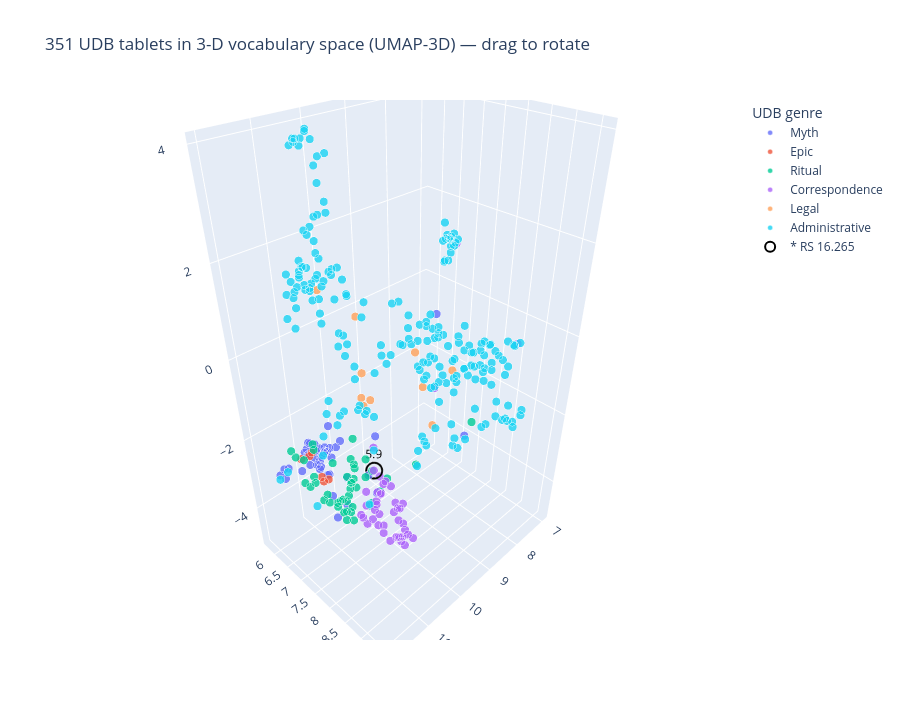

Source (notebook cell):
### Markdown cell above
## The same map, but on the UDB genres

The map above colours CUC tablets by the **coarse KTU-chapter heuristic** (chapter 1 = literary, 2 = letter, 3 = legal). The **Ugaritic Data Bank** instead ships a genre *chosen by editors* for each tablet — `Administrative`, `Ritual`, `Correspondence`, `Myth`, `Legal`, `Epic`, … — over a corpus ~5× larger than CUC.

If you built the local UDB parquet (`workshop_tools/build_udb_parquet`, from your own PDF), the next cell projects the UDB tablets the same way — TF-IDF → UMAP, now in **3-D** (drag to rotate) — but colours by UDB's own genre. Watch whether the big `Administrative` mass (which the KTU heuristic can't even name) separates from the literary genres, and whether `Correspondence` forms one tight ball like CUC's letters. Hover shows each tablet's KTU id and the coarse `ktu_genre` for comparison.

> If you skipped the UDB build, the cell prints a one-line note and the rest of the notebook is unaffected.

### Code cell
# === The same map on the UDB corpus — coloured by UDB's *own* genre ===
# Needs the local UDB parquet (built from your own PDF):
#     python -m workshop_tools.build_udb_parquet
from data.udb_loader import udb_available, udb_tablet_corpus
import plotly.express as px

# ✍️ Spotlight one tablet — change this and re-run THIS cell.
# Refer to a tablet by KTU number, excavation (RS) number, or part of its title:
#   "RS 16.265"   "KTU 1.96"   "Baal"   "letter"
HIGHLIGHT = "RS 16.265"   # = KTU 5.9: a "letter" that is really a scribal exercise — see the §3 note

if not udb_available():
    print("UDB parquet not built — skipping the UDB map.\n"
          "Build it from your own PDF:  python -m workshop_tools.build_udb_parquet")
else:
    udb = udb_tablet_corpus("00")                       # one row per tablet, edition "00"
    udb = udb[(udb["genre"].notna()) & (udb["n_tokens"] >= 30)].reset_index(drop=True)
    docs_u = [" ".join(toks) for toks in udb["tokens"]]
    Xu = TfidfVectorizer(token_pattern=r"[^\s]+").fit_transform(docs_u)
    print(f"{Xu.shape[0]} UDB tablets in a {Xu.shape[1]}-word space; "
          f"{udb['genre'].nunique()} curated genres")

    try:
        import umap
        xyu = umap.UMAP(n_components=3, n_neighbors=15, min_dist=0.25,
                        metric="cosine", random_state=42).fit_transform(Xu.toarray())
        METHOD_U = "UMAP-3D"
    except Exception as e:
        from sklearn.decomposition import PCA
        xyu = PCA(n_components=3, random_state=42).fit_transform(Xu.toarray())
        METHOD_U = f"PCA-3D ({type(e).__name__})"

    df_u = udb_frame(udb, x=xyu[:, 0], y=xyu[:, 1], z=xyu[:, 2])
    fig = px.scatter_3d(df_u, x="x", y="y", z="z", color="genre",
                        title=f"{len(udb)} UDB tablets in 3-D vocabulary space "
                              f"({METHOD_U}) — drag to rotate",
                        **hover_config(z=True))
    fig.update_traces(marker=dict(size=5, opacity=0.8, line=dict(width=0.4, color="white")))
    fig.update_layout(height=720, legend_title_text="UDB genre",
                      scene=dict(xaxis_title="", yaxis_title="", zaxis_title=""))
    spotlight(fig, df_u, HIGHLIGHT, coords=("x", "y", "z"))
    fig.show()

### Figure 1 — Plotly figure (JSON) as saved in the notebook; plotly's stock layout.template omitted (floating-point values rounded to 4 significant figures; data arrays with more than 128 entries replaced by an {"elided": "..."} marker saying what was removed)
{"data": [{"customdata": {"elided": "41x5 mixed values"}, "hovertemplate": "<b>%{hovertext}</b><br><br>Genre=%{customdata[1]}<br>Title=%{customdata[0]}<br>KTU genre=%{customdata[2]}<br>Words=%{customdata[3]}<br>Text=%{customdata[4]}<extra></extra>", "hovertext": ["UDB 1.1 = KTU 1.1", "UDB 1.2 = KTU 1.2", "UDB 1.3 = KTU 1.3", "UDB 1.4 = KTU 1.4", "UDB 1.5 = KTU 1.5", "UDB 1.6 = KTU 1.6", "UDB 1.7 = KTU 1.7", "UDB 1.8 = KTU 1.8", "UDB 1.9 = KTU 1.9", "UDB 1.10 = KTU 1.10", "UDB 1.11 = KTU 1.11", "UDB 1.12 = KTU 1.12", "UDB 1.13 = KTU 1.13", "UDB 1.20 = KTU 1.20", "UDB 1.21 = KTU 1.21", "UDB 1.22 = KTU 1.22", "UDB 1.23 = KTU 1.23", "UDB 1.24 = KTU 1.24", "UDB 1.73 = KTU 1.73", "UDB 1.79 = KTU 1.79", "UDB 1.82 = KTU 1.82", "UDB 1.83 = KTU 1.83", "UDB 1.86 = KTU 1.86", "UDB 1.92 = KTU 1.92", "UDB 1.93 = KTU 1.93", "UDB 1.94 = KTU 1.94", "UDB 1.96 = KTU 1.96", "UDB 1.101 = KTU 1.101", "UDB 1.108 = KTU 1.108", "UDB 1.114 = KTU 1.114", "UDB 1.117 = KTU 1.117", "UDB 1.133 = KTU 1.133", "UDB 1.147 = KTU 1.147", "UDB 1.151 = KTU 1.151", "UDB 1.157 = KTU 1.157", "UDB 1.162 = KTU 1.175", "UDB 1.166 = KTU 1.166", "UDB 1.168 = KTU 1.172", "UDB 1.170 = KTU 1.169", "UDB 1.171 = KTU 1.176", "UDB 1.172 = KTU 1.163"], "legendgroup": "Myth", "marker": {"color": "#636efa", "line": {"color": "white", "width": 0.4}, "opacity": 0.8, "size": 5, "symbol": "circle"}, "mode": "markers", "name": "Myth", "scene": "scene", "showlegend": true, "type": "scatter3d", "x": [10.97, 10.86, 10.78, 11.04, 10.97, 11.03, 10.4, 10.59, 10.95, 10.5, 10.52, 10.65, 10.48, 11.47, 11.58, 11.67, 11.08, 10.87, 10.91, 8.5, 10.71, 10.89, 10.08, 10.28, 10.33, 11.14, 10.81, 10.74, 11.05, 11.6, 11.38, 10.85, 10.75, 11.42, 11.41, 10.71, 10.76, 11.58, 11.17, 11.37, 9.129], "y": [6.482, 6.167, 6.372, 6.442, 6.056, 6.163, 6.075, 6.569, 6.062, 6.012, 6.266, 6.234, 6.058, 5.795, 5.992, 5.937, 6.594, 6.565, 8.216, 7.488, 5.885, 6.417, 7.281, 6.311, 5.989, 7.009, 7.167, 6.011, 6.621, 6.196, 6.632, 5.967, 6.14, 7.444, 6.593, 7.745, 7.032, 7.773, 6.301, 6.345, 8.898], "z": [-2.931, -2.544, -2.716, -2.845, -2.841, -3.045, -3.004, -2.543, -2.512, -3.084, -3.096, -2.723, -3.086, -3.132, -3.204, -3.081, -2.842, -3.181, -2.497, 0.2869, -3.237, -2.729, -2.109, -2.725, -2.453, -2.67, -2.881, -2.916, -2.255, -2.746, -2.058, -2.661, -3.125, -2.781, -2.158, -2.486, -3.866, -3.03, -2.594, -2.877, -1.685]}, {"customdata": [["Keret Legend First Tablet", "Epic", "epic", 1067, "[l k]<mark>r</mark>t … [ … ] [..."], ["Keret Legend Second Tablet", "Epic", "epic", 433, "… <mark>rġb</mark> . <mark>yd<..."], ["Kirta Legend", "Epic", "epic", 919, "<mark>l</mark> <mark>k</mark>r..."], ["Aqhat Legend First Tablet", "Epic", "epic", 979, "… [dnil . mt . rp]<mark>i</mar..."], ["Aqhat Legend", "Epic", "epic", 350, "[ … ] [ … ] [ … ] [ … ]<mark>h..."], ["Aqhat Legend Third Tablet", "Epic", "epic", 1136, "[l] aq<mark>h</mark>t t<mark>k..."]], "hovertemplate": "<b>%{hovertext}</b><br><br>Genre=%{customdata[1]}<br>Title=%{customdata[0]}<br>KTU genre=%{customdata[2]}<br>Words=%{customdata[3]}<br>Text=%{customdata[4]}<extra></extra>", "hovertext": ["UDB 1.14 = KTU 1.14", "UDB 1.15 = KTU 1.15", "UDB 1.16 = KTU 1.16", "UDB 1.17 = KTU 1.17", "UDB 1.18 = KTU 1.18", "UDB 1.19 = KTU 1.19"], "legendgroup": "Epic", "marker": {"color": "#EF553B", "line": {"color": "white", "width": 0.4}, "opacity": 0.8, "size": 5, "symbol": "circle"}, "mode": "markers", "name": "Epic", "scene": "scene", "showlegend": true, "type": "scatter3d", "x": [10.86, 10.88, 11.04, 11.08, 10.68, 10.82], "y": [6.561, 6.35, 6.638, 5.914, 5.748, 5.854], "z": [-3.327, -3.383, -3.204, -3.006, -3.18, -3.125]}, {"customdata": {"elided": "44x5 mixed values"}, "hovertemplate": "<b>%{hovertext}</b><br><br>Genre=%{customdata[1]}<br>Title=%{customdata[0]}<br>KTU genre=%{customdata[2]}<br>Words=%{customdata[3]}<br>Text=%{customdata[4]}<extra></extra>", "hovertext": ["UDB 1.27 = KTU 1.27", "UDB 1.39 = KTU 1.39", "UDB 1.40 = KTU 1.40", "UDB 1.41 = KTU 1.41", "UDB 1.43 = KTU 1.43", "UDB 1.46 = KTU 1.46", "UDB 1.47 = KTU 1.47", "UDB 1.49 = KTU 1.49", "UDB 1.50 = KTU 1.50", "UDB 1.65 = KTU 1.65", "UDB 1.81 = KTU 1.81", "UDB 1.84 = KTU 1.84", "UDB 1.87 = KTU 1.87", "UDB 1.90 = KTU 1.90", "UDB 1.91 = KTU 1.91", "UDB 1.100 = KTU 1.100", "UDB 1.102 = KTU 1.102", "UDB 1.103 = KTU 1.103", "UDB 1.104 = KTU 1.104", "UDB 1.105 = KTU 1.105", "UDB 1.106 = KTU 1.106", "UDB 1.107 = KTU 1.107", "UDB 1.109 = KTU 1.109", "UDB 1.111 = KTU 1.111", "UDB 1.112 = KTU 1.112", "UDB 1.113 = KTU 1.113", "UDB 1.115 = KTU 1.115", "UDB 1.118 = KTU 1.118", "UDB 1.119 = KTU 1.119", "UDB 1.121 = KTU 1.121", "UDB 1.123 = KTU 1.123", "UDB 1.124 = KTU 1.124", "UDB 1.126 = KTU 1.126", "UDB 1.127 = KTU 1.127", "UDB 1.130 = KTU 1.130", "UDB 1.132 = KTU 1.132", "UDB 1.136 = KTU 1.136", "UDB 1.139 = KTU 1.139", "UDB 1.148 = KTU 1.148", "UDB 1.161 = KTU 1.161", "UDB 1.163 = KTU 1.164", "UDB 1.164 = KTU 1.168", "UDB 1.173 = KTU 1.173", "UDB 1.176 = KTU 1.162"], "legendgroup": "Ritual", "marker": {"color": "#00cc96", "line": {"color": "white", "width": 0.4}, "opacity": 0.8, "size": 5, "symbol": "circle"}, "mode": "markers", "name": "Ritual", "scene": "scene", "showlegend": true, "type": "scatter3d", "x": [11.47, 11.38, 11.3, 11.22, 10.94, 11.69, 11.41, 10.97, 10.64, 11.52, 10.11, 11.23, 11.35, 10.88, 9.337, 11.16, 11.64, 10.42, 10.58, 11.52, 11.27, 11.22, 11.87, 11.67, 11.04, 11.42, 11.79, 11.47, 11.58, 11.17, 11.55, 10.83, 11.34, 10.93, 11.48, 11.48, 10.99, 11.9, 11.71, 11.48, 11.31, 11.37, 11.71, 11.74], "y": [7.956, 7.909, 7.419, 7.842, 8.137, 8.134, 6.904, 8.385, 8.228, 6.407, 8.512, 7.319, 7.978, 7.853, 9.219, 6.262, 6.455, 6.958, 7.142, 8.098, 7.965, 6.167, 7.954, 8.388, 8.074, 6.546, 8.273, 7.017, 7.494, 7.531, 7.075, 6.729, 8.006, 7.568, 8.074, 8.106, 7.667, 7.815, 8.08, 6.945, 8.521, 8.52, 8.428, 8.272], "z": [-2.511, -1.948, -3.208, -2.263, -1.935, -2.17, -1.736, -2.29, -2.29, -2.341, -2.074, -3.222, -2.082, -2.346, -1.018, -3.559, -2.062, -3.608, -1.959, -2.219, -2.042, -3.467, -2.25, -2.562, -1.609, -2.393, -2.335, -1.772, -2.591, -3.365, -2.578, -2.745, -1.446, -2.156, -2.725, -2.058, -2.15, -2.271, -2.236, -2.546, -2.256, -2.286, -2.133, -2.585]}, {"customdata": {"elided": "42x5 mixed values"}, "hovertemplate": "<b>%{hovertext}</b><br><br>Genre=%{customdata[1]}<br>Title=%{customdata[0]}<br>KTU genre=%{customdata[2]}<br>Words=%{customdata[3]}<br>Text=%{customdata[4]}<extra></extra>", "hovertext": ["UDB 2.2 = KTU 2.2", "UDB 2.3 = KTU 2.3", "UDB 2.4 = KTU 2.4", "UDB 2.10 = KTU 2.10", "UDB 2.11 = KTU 2.11", "UDB 2.13 = KTU 2.13", "UDB 2.14 = KTU 2.14", "UDB 2.16 = KTU 2.16", "UDB 2.17 = KTU 2.17", "UDB 2.21 = KTU 2.21", "UDB 2.23 = KTU 2.23", "UDB 2.26 = KTU 2.26", "UDB 2.30 = KTU 2.30", "UDB 2.31 = KTU 2.31", "UDB 2.32 = KTU 2.32", "UDB 2.33 = KTU 2.33", "UDB 2.34 = KTU 2.34", "UDB 2.36 = KTU 2.36", "UDB 2.38 = KTU 2.38", "UDB 2.39 = KTU 2.39", "UDB 2.40 = KTU 2.40", "UDB 2.41 = KTU 2.41", "UDB 2.42 = KTU 2.42", "UDB 2.44 = KTU 2.44", "UDB 2.45 = KTU 2.45", "UDB 2.46 = KTU 2.46", "UDB 2.47 = KTU 2.47", "UDB 2.50 = KTU 2.50", "UDB 2.62 = KTU 2.62", "UDB 2.63 = KTU 2.63", "UDB 2.64 = KTU 2.64", "UDB 2.68 = KTU 2.68", "UDB 2.70 = KTU 2.70", "UDB 2.71 = KTU 2.71", "UDB 2.72 = KTU 2.72", "UDB 2.75 = KTU 2.77", "UDB 2.79 = KTU 2.81", "UDB 2.80 = KTU 2.82", "UDB 2.82 = KTU 2.76", "UDB 5.9 = KTU 5.9", "UDB 5.10 = KTU 5.10", "UDB 5.11 = KTU 5.11"], "legendgroup": "Correspondence", "marker": {"color": "#ab63fa", "line": {"color": "white", "width": 0.4}, "opacity": 0.8, "size": 5, "symbol": "circle"}, "mode": "markers", "name": "Correspondence", "scene": "scene", "showlegend": true, "type": "scatter3d", "x": [10.7, 10.08, 6.95, 9.801, 10.11, 10.16, 9.917, 10.06, 10.2, 10.12, 10.46, 10.51, 10.11, 10.17, 8.332, 10.25, 10.03, 10.14, 10.33, 10.29, 10.19, 9.796, 9.997, 10.06, 9.951, 10.2, 10.29, 9.835, 10.02, 9.73, 10.18, 10.15, 10.05, 9.94, 10.23, 9.863, 10.52, 10.02, 10.42, 10.28, 10.14, 10.23], "y": [8.025, 7.489, 6.6, 7.428, 7.906, 8.032, 7.937, 8.138, 7.428, 7.993, 7.119, 9.302, 8.023, 7.483, 9.379, 7.079, 8.2, 7.305, 7.938, 7.411, 7.212, 7.806, 7.139, 7.785, 7.23, 8.162, 7.137, 7.606, 7.136, 7.634, 7.384, 7.521, 7.422, 8.274, 8.235, 7.158, 7.265, 8.089, 7.289, 7.415, 8.0, 7.718], "z": [-3.42, -3.365, 1.03, -3.675, -4.74, -4.581, -4.412, -4.342, -3.575, -4.101, -4.345, 0.4496, -4.657, -3.622, 0.3638, -4.227, -4.468, -3.997, -4.653, -4.087, -4.627, -3.957, -4.34, -4.044, -3.404, -4.588, -3.71, -4.048, -2.564, -4.292, -4.697, -4.881, -4.787, -4.603, -4.345, -4.053, -4.267, -4.932, -4.53, -2.873, -3.69, -3.015]}, {"customdata": [["Legal: record of manumission of a royal slave (Freistellungsurkunde)", "Legal", "letter", 43, "… l . yi<mark>ḫ</mark>[d ṣ]<ma..."], ["work copy of treaty of Niqmaddu of Ugarit with the Hittites", "Legal", "legal/economic", 158, "… [ … ] ʿm[n . špš . mlk . bʿl..."], ["Royal grant of property (Schenkungsurkunde)", "Legal", "legal/economic", 52, "l ym . hnd ʿmṯtmr bn . nqmpʿ m..."], ["Multiple guarantee on behalf of an individual", "Legal", "legal/economic", 32, "spr . ʿrbnm dt . ʿrb b . mtn ...."], ["Record of redemption of unt obligation", "Legal", "legal/economic", 50, "l . ym hnd iwr<mark>k</mark>l ..."], ["Royal grant of property (Schenkungsurkunde)", "Legal", "legal/economic", 55, "l ym . hnd ʿmṯtmr . bn nqmpʿ ...."], ["List (persons entering into the contractual obligation called unt )", "Legal", "legal/economic", 48, "mṣry . d . ʿrb . b . unṯ bn . ..."], ["Multiple guarantee on behalf of two individuals", "Legal", "legal/economic", 40, "tldn ṯrkn kli plġn apśny ʿrb b..."], ["[Varia 14], Marzeah Text", "Legal", "legal/economic", 47, "mrzḥ __________ d qny šmmn b ...."], ["-", "Legal", "legal/economic", 57, "sprn mnḥ . ud . mnny _________..."]], "hovertemplate": "<b>%{hovertext}</b><br><br>Genre=%{customdata[1]}<br>Title=%{customdata[0]}<br>KTU genre=%{customdata[2]}<br>Words=%{customdata[3]}<br>Text=%{customdata[4]}<extra></extra>", "hovertext": ["UDB 2.19 = KTU 2.19", "UDB 3.1 = KTU 3.1", "UDB 3.2 = KTU 3.2", "UDB 3.3 = KTU 3.3", "UDB 3.4 = KTU 3.4", "UDB 3.5 = KTU 3.5", "UDB 3.7 = KTU 3.7", "UDB 3.8 = KTU 3.8", "UDB 3.9 = KTU 3.9", "UDB 3.11 = KTU 3.10"], "legendgroup": "Legal", "marker": {"color": "#FFA15A", "line": {"color": "white", "width": 0.4}, "opacity": 0.8, "size": 5, "symbol": "circle"}, "mode": "markers", "name": "Legal", "scene": "scene", "showlegend": true, "type": "scatter3d", "x": [9.731, 10.04, 9.831, 11.08, 10.06, 9.788, 10.43, 10.54, 10.27, 10.16], "y": [6.765, 8.857, 6.59, 7.071, 6.928, 6.592, 7.267, 8.878, 8.809, 9.376], "z": [-1.627, -0.8926, -1.608, 1.65, -1.506, -0.9784, 0.9393, 0.9753, 0.08377, 0.6698]}, {"customdata": {"elided": "208x5 mixed values"}, "hovertemplate": "<b>%{hovertext}</b><br><br>Genre=%{customdata[1]}<br>Title=%{customdata[0]}<br>KTU genre=%{customdata[2]}<br>Words=%{customdata[3]}<br>Text=%{customdata[4]}<extra></extra>", "hovertext": {"elided": "208 str values"}, "legendgroup": "Administrative", "marker": {"color": "#19d3f3", "line": {"color": "white", "width": 0.4}, "opacity": 0.8, "size": 5, "symbol": "circle"}, "mode": "markers", "name": "Administrative", "scene": "scene", "showlegend": true, "type": "scatter3d", "x": {"elided": "208 float values"}, "y": {"elided": "208 float values"}, "z": {"elided": "208 float values"}}, {"hoverinfo": "skip", "marker": {"color": "black", "line": {"width": 2}, "size": 10, "symbol": "circle-open"}, "mode": "markers+text", "name": "* RS 16.265", "showlegend": true, "text": ["5.9"], "textfont": {"color": "black", "size": 12}, "textposition": "top center", "type": "scatter3d", "x": [10.28], "y": [7.415], "z": [-2.873]}], "layout": {"height": 720, "legend": {"title": {"text": "UDB genre"}, "tracegroupgap": 0}, "scene": {"domain": {"x": [0, 1], "y": [0, 1]}, "xaxis": {"title": {"text": ""}}, "yaxis": {"title": {"text": ""}}, "zaxis": {"title": {"text": ""}}}, "title": {"text": "351 UDB tablets in 3-D vocabulary space (UMAP-3D) — drag to rotate"}}}
